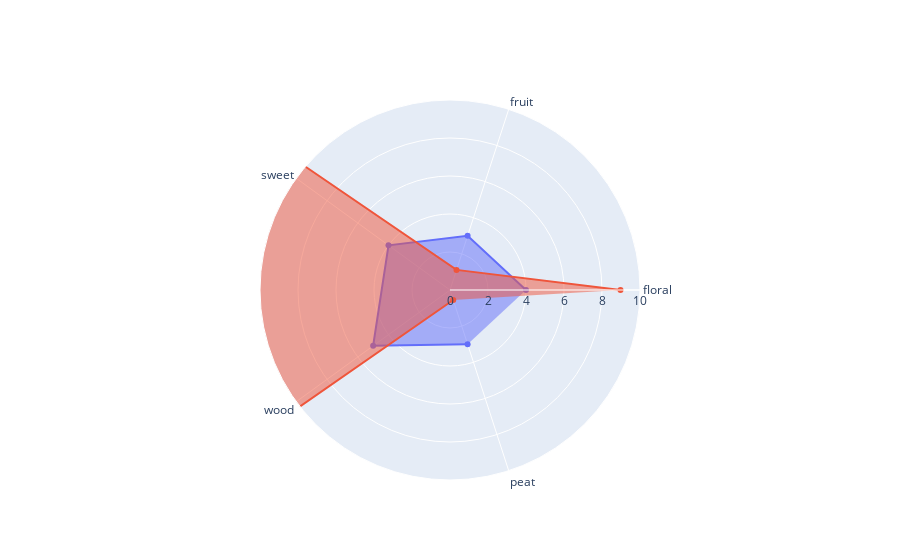

This figure's notebook cell:
### Code cell
compare_visual(final_OSA.sum()*10,"000920")

### Figure 1 — Plotly figure (JSON) as saved in the notebook; plotly's stock layout.template omitted (floating-point values rounded to 4 significant figures)
{"data": [{"fill": "toself", "name": "panelist", "r": [4, 3, 4, 5, 3], "theta": ["floral", "fruit", "sweet", "wood", "peat"], "type": "scatterpolar"}, {"fill": "toself", "name": "MS_prediction", "r": [8.974, 1.113, 36.9, 25.44, 0.5511], "theta": ["floral", "fruit", "sweet", "wood", "peat"], "type": "scatterpolar"}], "layout": {"polar": {"radialaxis": {"range": [0, 10], "visible": true}}, "showlegend": false}}
